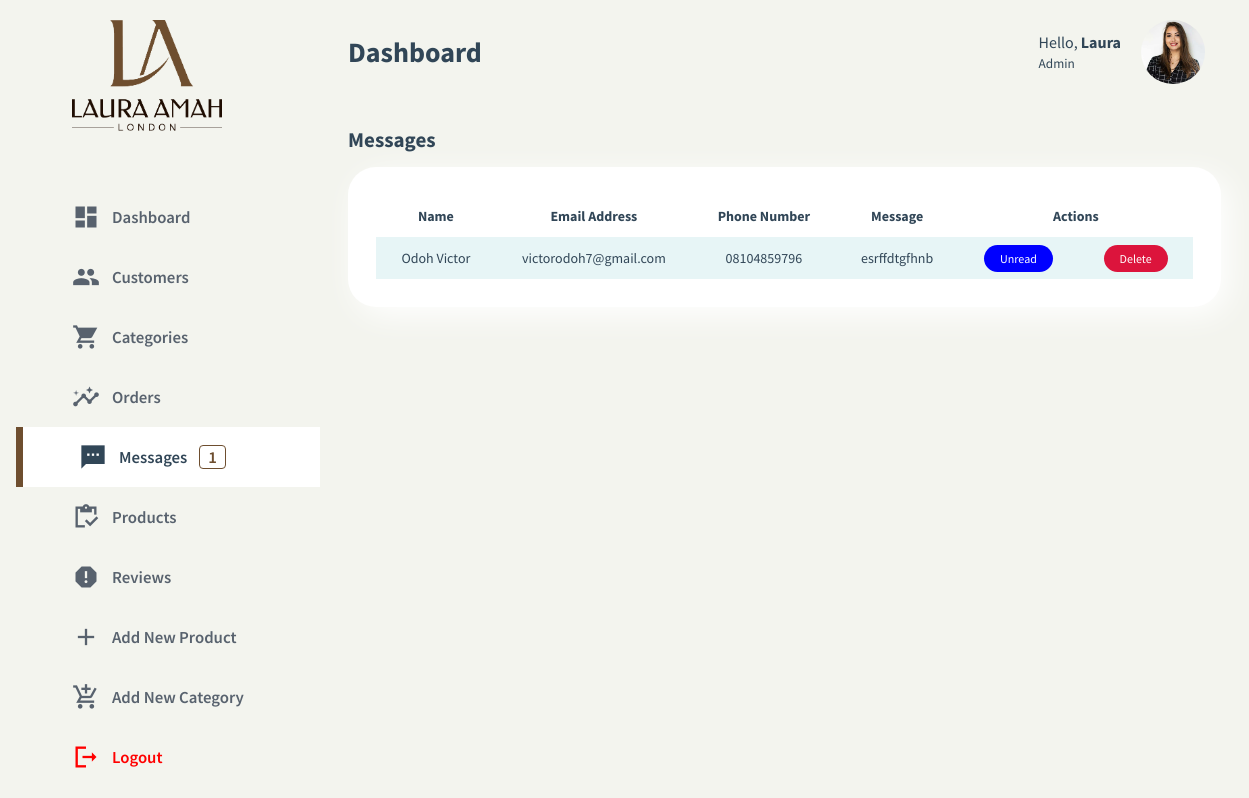
Page /admin/messages.php on the committed database.
### tables this page shows
CREATE TABLE `soul_message` (
  `id` int(11) NOT NULL,
  `fullname` varchar(255) NOT NULL,
  `email_address` varchar(255) NOT NULL,
  `phone_number` varchar(255) NOT NULL,
  `messages` longtext NOT NULL,
  `status2` tinyint(4) NOT NULL
);

### admin/messages.php (the view, shortened to what this page needs)
<?php
include "includes/db.php";
$messages = "SELECT * FROM `soul_message`";
$message_query = $mysqli -> query($messages);
$messages = "SELECT * FROM soul_message where status2 = '1'";
$messages_result = mysqli_query($mysqli, $messages);
$messages_count = mysqli_num_rows($messages_result);
?>
<!DOCTYPE html>
<html lang="en">
    <head>
        <link rel="stylesheet" href="css/styles.css" />
        <link rel="stylesheet" href="css/styles-responsive.css" />
    </head>
    <body class="customers">
        <div class="dashboard-container customers">
            <aside class="main-sidebar">
                <header class="aside-header">
                    <div class="brand">
                        <img src="images/soul.png" alt="Logo" />
                    </div>
                </header>
                <div class="sidebar" id="sidebar">
                    <ul class="list-items">
                        <li class="item">
                            <a href="dashboard.php">
                                <span class="material-icons-sharp">
                                </span>
                                <span>Dashboard</span>
                            </a>
                        </li>
                        <li class="item">
                            <a href="customers.php">
                                <span class="material-icons-sharp">
                                </span>
                                <span>Customers</span>
                            </a>
                        </li>
                        <li class="item">
                            <a href="categories.php">
                                <span class="material-icons-sharp">
                                </span>
                                <span>Categories</span>
                            </a>
                        </li>
                        <li class="item">
                            <a href="orders.php">
                                <span class="material-icons-sharp">
                                </span>
                                <span>Orders</span>
                            </a>
                        </li>
                        <li class="item">
                            <a href="messages.php" class="active">
                                <span class="material-icons-sharp">
                                </span>
                                <span>Messages</span>
                                <span class="message-count"><?php echo $messages_count ?></span>
                            </a>
                        </li>
                        <li class="item">
                            <a href="products.php">
                                <span class="material-icons-sharp">
                                </span>
                                <span>Products</span>
                            </a>
                        </li>
                        <li class="item">
                            <a href="reviews.php">
                                <span class="material-icons-sharp">
                                </span>
                                <span>Reviews</span>
                            </a>
                        </li>
                        <li class="item">
                            <a href="addproduct.php">
                                <span class="material-icons-sharp"> add </span>
                                <span>Add New Product</span>
                            </a>
                        </li>
                        <li class="item">
                            <a href="addcategory.php">
                                <span class="material-icons-sharp"> add_shopping_cart </span>
                                <span>Add New Category</span>
                            </a>
                        </li>
                        <li class="item">
                            <a href="#">
                                <span class="material-icons-sharp">
                                </span>
                                <span>Logout</span>
                            </a>
                        </li>
                    </ul>
                </div>
            </aside>
            <main class="main-container">
                <div class="admin-header">
                    <h1 class="main-title">Dashboard</h1>
                    <aside class="extrabar">
                        <header class="header-right">
                            <div class="profile">
                                <div class="profile-info">
                                    <p>Hello, <strong>Laura</strong></p>
                                    <small>Admin</small>
                                </div>
                                <div class="profile-image">
                                    <img src="images/team-4.jpg" alt="" width="100%" />
                                </div>
                            </div>
                        </header>
                    </aside>
                </div>
                <section class="recent-orders">
                    <div class="ro-title">
                        <h2 class="recent-orders-title">Messages</h2>
                    </div>
                    <table>
                        <thead>
                            <tr>
                                <th>Name</th>
                                <th>Email Address</th>
                                <th>Phone Number</th>
                                <th>Message</th>
                                <th colspan="2">Actions</th>
                            </tr>
                        </thead>
                        <tbody>
                            <?php while ($row = $message_query -> fetch_assoc()) { ?>
                                <tr>
                                    <td><?php echo $row['fullname'] ?></td>
                                    <td><?php echo $row['email_address'] ?></td>
                                    <td><?php echo $row['phone_number'] ?></td>
                                    <td><?php echo $row['messages'] ?></td>
                                    <td>
                                        <?php
                                            if($row['status2'] == 1){
                                                echo "<a href='?type=status2&operation=deactive&phone_number=".$row['phone_number']."' class='status completed'>Unread</a>";
                                            } else {
                                                echo "<a href='?type=status2&operation=active&phone_number=".$row['phone_number']."' class='status process'>Read</a>";
                                            }
                                        ?>
                                    </td>
                                    <td><a href="messages.php?id=<?php echo $row['id']; ?>" class="status pending">Delete</a></td>
                                </tr>
                            <?php } ?>
                        </tbody>
                    </table>
                </section>
            </main>
        </div>
    </body>
</html>

### rows in the picture
soul_message: fullname "Odoh Victor", email_address "victorodoh7@gmail.com", phone_number "08104859796", messages "esrffdtgfhnb"

### other values in the picture
$messages_count "1"
